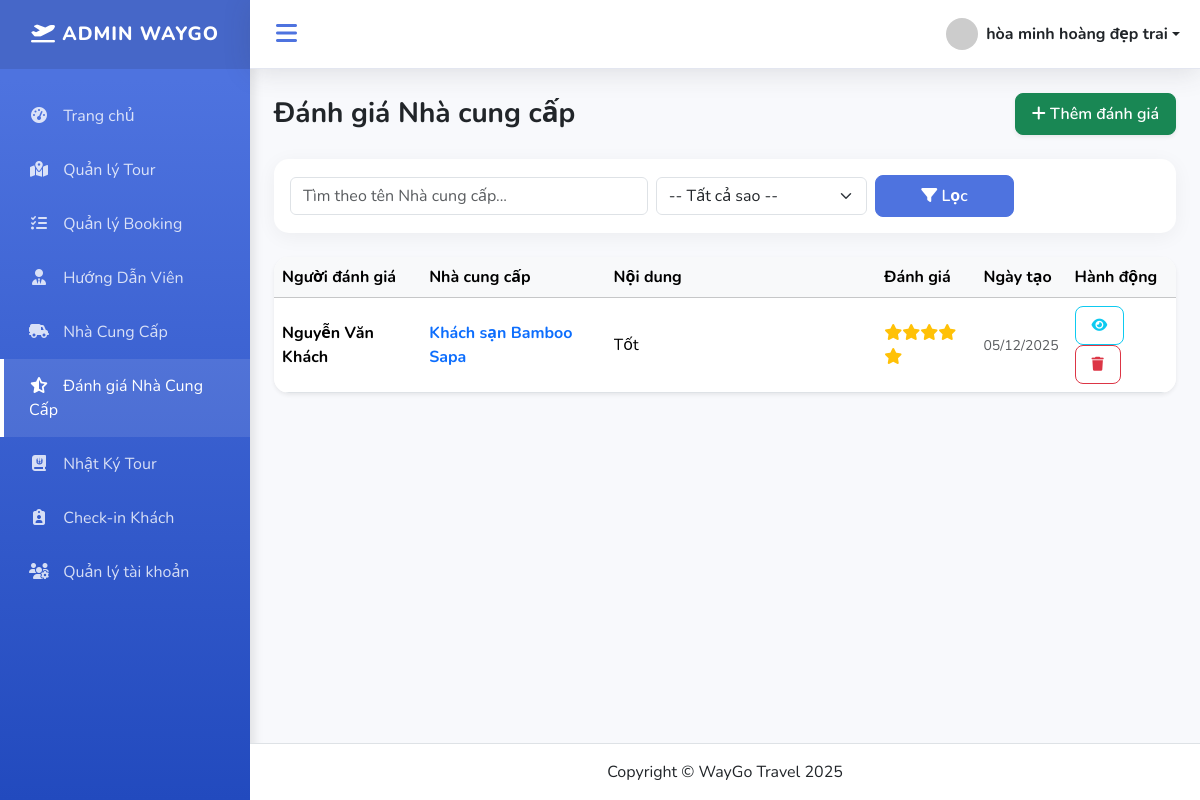
The app's page /index.php?action=comments_list (signed in) with its own data.
### tables this page shows
CREATE TABLE `comments` (
  `id` int NOT NULL,
  `guest_name` varchar(255) NOT NULL,
  `supplier_name` varchar(255) NOT NULL,
  `content` text NOT NULL,
  `rating` tinyint NOT NULL,
  `created_at` datetime DEFAULT CURRENT_TIMESTAMP
);

### controllers/CommentController.php (called while the page is built, shortened)
<?php
require_once PATH_MODEL . 'CommentModel.php';
class CommentController {
    private $model;
    public function __construct() {
        $this->model = new CommentModel();
    }
    public function listComments() {
        $filters = [
            'guest_name' => $_POST['guest_name'] ?? '',
            'supplier_name' => $_POST['supplier_name'] ?? '',
            'rating' => $_POST['rating'] ?? ''
        ];
        $comments = $this->model->getAllComments($filters);
        include PATH_VIEW . 'admin/comments/list.php';
    }
}

### index.php (called while the page is built, shortened)
<?php
require_once './routes/index.php';

### models/BaseModel.php (called while the page is built, shortened)
<?php
class BaseModel
{
    public function __construct()
    {
        $dsn = sprintf('mysql:host=%s;port=%s;dbname=%s;charset=utf8', DB_HOST, DB_PORT, DB_NAME);
        try {
            $this->pdo = new PDO($dsn, DB_USERNAME, DB_PASSWORD, DB_OPTIONS);
        } catch (PDOException $e) {
            die("Kết nối cơ sở dữ liệu thất bại: {$e->getMessage()}. Vui lòng thử lại sau.");
        }
    }
}

### models/CommentModel.php (called while the page is built, shortened)
<?php
require_once "BaseModel.php";
class CommentModel extends BaseModel {
    public function getAllComments($filters = []) {
        $sql = "SELECT * FROM comments WHERE 1=1";
        $params = [];
        $sql .= " ORDER BY created_at DESC";
        $stmt = $this->pdo->prepare($sql);
        $stmt->execute($params);
        return $stmt->fetchAll(PDO::FETCH_ASSOC);
    }
}

### views/admin/comments/list.php (the view, shortened to what this page needs)
<?php include PATH_VIEW . 'layouts/header.php'; ?>
<div class="d-flex justify-content-between align-items-center mb-4">
    <h1 class="h3 mb-0 text-gray-800 fw-bold">Đánh giá Nhà cung cấp</h1>
    <a href="index.php?action=comment_add_form" class="btn btn-success shadow-sm">
        <i class="fa-solid fa-plus"></i> Thêm đánh giá
    </a>
</div>
<div class="card card-modern mb-4" style="height: auto !important;">
    <div class="card-body">
        <form method="POST" action="index.php?action=comments_list" class="row g-2 align-items-center">
            <div class="col-md-5">
                <input type="text" name="supplier_name" class="form-control" placeholder="Tìm theo tên Nhà cung cấp..." value="<?= $_POST['supplier_name'] ?? '' ?>">
            </div>
            <div class="col-md-3">
                <select name="rating" class="form-select">
                    <option value="">-- Tất cả sao --</option>
                </select>
            </div>
            <div class="col-md-2">
                <button class="btn btn-primary w-100"><i class="fa-solid fa-filter"></i> Lọc</button>
            </div>
        </form>
    </div>
</div>
<div class="card card-modern shadow-sm" style="height: auto !important;">
    <div class="card-body p-0">
        <div class="table-responsive">
            <table class="table table-hover align-middle mb-0">
                <thead class="table-light">
                    <tr>
                        <th>Người đánh giá</th>
                        <th>Nhà cung cấp</th>
                        <th width="30%">Nội dung</th>
                        <th>Đánh giá</th>
                        <th>Ngày tạo</th>
                        <th>Hành động</th>
                    </tr>
                </thead>
                <tbody>
                    <?php if(!empty($comments)): ?>
                        <?php foreach($comments as $c): ?>
                        <tr>
                            <td class="fw-bold"><?= htmlspecialchars($c['guest_name']) ?></td>
                            <td class="text-primary fw-bold"><?= htmlspecialchars($c['supplier_name']) ?></td>
                            <td>
                                <div class="text-truncate" style="max-width: 300px;" title="<?= htmlspecialchars($c['content']) ?>">
                                    <?= htmlspecialchars($c['content']) ?>
                                </div>
                            </td>
                            <td class="text-warning"><?= str_repeat('<i class="fa-solid fa-star"></i>', $c['rating']) ?></td>
                            <td class="small text-muted"><?= date('d/m/Y', strtotime($c['created_at'])) ?></td>
                            <td>
                                <a href="index.php?action=comment_detail&id=<?= $c['id'] ?>" class="btn btn-sm btn-outline-info" title="Chi tiết"><i class="fa-solid fa-eye"></i></a>
                                <a href="index.php?action=comment_delete&id=<?= $c['id'] ?>" class="btn btn-sm btn-outline-danger" onclick="return confirm('Xóa đánh giá này?')" title="Xóa"><i class="fa-solid fa-trash"></i></a>
                            </td>
                        </tr>
                        <?php endforeach; ?>
                    <?php else: ?>
                        <tr><td colspan="6" class="text-center py-4 text-muted">Chưa có dữ liệu đánh giá nào.</td></tr>
                    <?php endif; ?>
                </tbody>
            </table>
        </div>
    </div>
</div>
<?php include PATH_VIEW . 'layouts/footer.php'; ?>

### assets/css/dashboard.css (style rules this page uses)
:root { --primary-color: #4e73df; --secondary-color: #858796; --success-color: #1cc88a; --info-color: #36b9cc; --warning-color: #f6c23e; --danger-color: #e74a3b; --dark-bg: #222e3c; --light-bg: #f8f9fc; --sidebar-width: 250px; --sidebar-collapsed-width: 70px; --transition-speed: 0.3s; }
body { background-color: var(--light-bg); font-family: 'Nunito', 'Segoe UI', sans-serif; overflow-x: hidden; }
.card-modern { border: none; border-radius: 15px; box-shadow: 0 4px 20px rgba(0, 0, 0, 0.05); transition: transform 0.3s ease; background: #fff; overflow: hidden; height: auto !important; min-height: 0; }
.btn { border-radius: 8px; padding: 8px 16px; font-weight: 600; transition: all 0.3s; }
.btn-primary { background-color: var(--primary-color); border-color: var(--primary-color); }

### records on screen
comments: guest_name "Nguyễn Văn Khách", supplier_name "Khách sạn Bamboo Sapa", content "Tốt", rating 5 (drawn), created_at "05/12/2025"

### other values on screen
$_SESSION['user_name'] "hòa minh hoàng đẹp trai"
